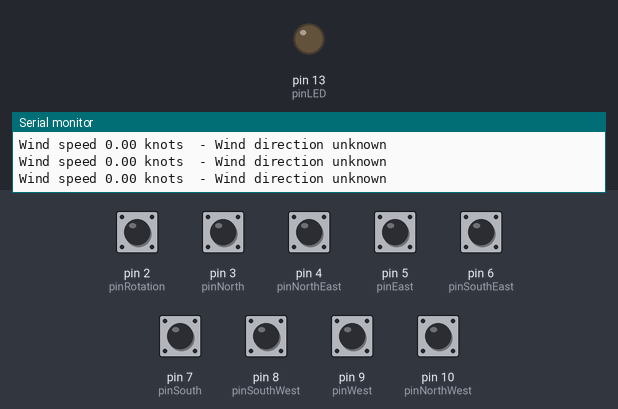
The sketch below on a simulated Arduino Uno, built with avr-gcc and run on an emulated ATmega328P. Shown: output pins drawn as LEDs (lit = HIGH), the last lines printed to the serial monitor. The test bench sets the inputs (shaded band); at power-on: pin 2 (pinRotation), pin 3 (pinNorth), pin 4 (pinNorthEast), pin 5 (pinEast), pin 6 (pinSouthEast), pin 7 (pinSouth), pin 8 (pinSouthWest), pin 9 (pinWest), pin 10 (pinNorthWest) HIGH.

Above: at 1.2 s.
1.3 s: pin 2 (pinRotation) pulled LOW for 1 s
At 2.1 s:
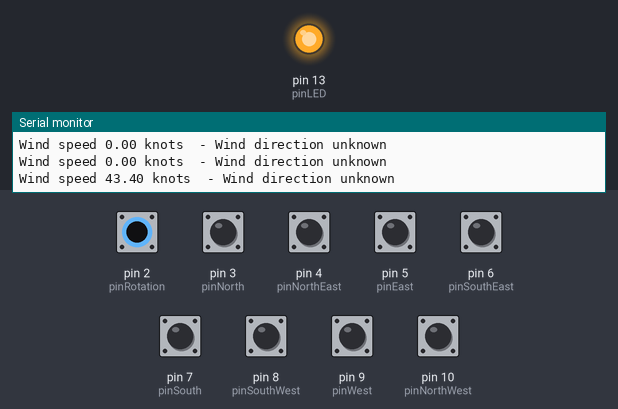
3.8 s: pin 3 (pinNorth) pulled LOW for 0.15 s
5.6 s: pin 4 (pinNorthEast) pulled LOW for 0.15 s
7.5 s: pin 5 (pinEast) pulled LOW for 0.15 s
9.5 s: pin 6 (pinSouthEast) pulled LOW for 0.15 s
11.5 s: pin 7 (pinSouth) pulled LOW for 0.15 s
Timing chart, 0 to 14.5 s (numbered marks = the images above; inputs shaded):
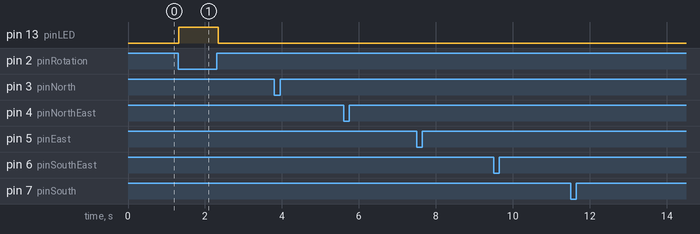

The sketch:

uber_anamometer.ino
```cpp
//arlo emerson, 2016 for msft edu workshop
//very important: use the internal pullup for all the digital pins as we are
//running voltage through all the reed switch circuits


const int pinRotation = 2;
const int pinNorth = 3;
const int pinNorthEast = 4;
const int pinEast = 5;
const int pinSouthEast = 6;
const int pinSouth = 7;
const int pinSouthWest = 8;
const int pinWest = 9;
const int pinNorthWest = 10;
const int pinLED = 13;
const String GROUP_ID = "youtellme";
//const String DEVICE_ID = "98:76:b6:00:a7:eb";
const String DEFAULT_WIND_DIRECTION = "unknown";
String mWindDirection = DEFAULT_WIND_DIRECTION;
float mWindSpeed = 0;
unsigned long mLastMillis = 0;
int mWindSpeedCounter = 0;

void setup()
{
  Serial.begin(9600);
  pinMode(pinLED, OUTPUT);
  pinMode(pinRotation, INPUT_PULLUP);
  pinMode(pinNorth, INPUT_PULLUP);
  pinMode(pinNorthEast, INPUT_PULLUP);
  pinMode(pinEast, INPUT_PULLUP);
  pinMode(pinSouthEast, INPUT_PULLUP);
  pinMode(pinSouth, INPUT_PULLUP);
  pinMode(pinSouthWest, INPUT_PULLUP);
  pinMode(pinWest, INPUT_PULLUP);
  pinMode(pinNorthWest, INPUT_PULLUP);
}

void loop()
{
  //get a reading from the paper cups
  int rotationSensor = digitalRead(pinRotation);
  //Serial.println(rotationSensor);

  int tmpMillis = millis();
  int tmpVal = tmpMillis - mLastMillis;
  if (tmpVal >= 1000) //one-second timer
  {
    mWindSpeed = mWindSpeedCounter * 3.1; //just whatever until later
    mWindSpeedCounter = 0;
    mLastMillis = tmpMillis;
  }

  switch(rotationSensor)
  {
    case 0:
      digitalWrite(pinLED, HIGH);
      mWindSpeedCounter++;
      break;
    case 1:
      digitalWrite(pinLED, LOW);
      break;
    default:
      break;
  }

  //get a reading from the windvane
  (digitalRead(pinNorth) == 0) ? mWindDirection = "North" : DEFAULT_WIND_DIRECTION;
  (digitalRead(pinNorthEast) == 0) ? mWindDirection = "NorthEast" : DEFAULT_WIND_DIRECTION;
  (digitalRead(pinEast) == 0) ? mWindDirection = "East" : DEFAULT_WIND_DIRECTION;
  (digitalRead(pinSouthEast) == 0) ? mWindDirection = "SouthEast" : DEFAULT_WIND_DIRECTION;
  (digitalRead(pinSouth) == 0) ? mWindDirection = "South" : DEFAULT_WIND_DIRECTION;
  (digitalRead(pinSouthWest) == 0) ? mWindDirection = "SouthWest" : DEFAULT_WIND_DIRECTION;
  (digitalRead(pinWest) == 0) ? mWindDirection = "West" : DEFAULT_WIND_DIRECTION;
  (digitalRead(pinNorthWest) == 0) ? mWindDirection = "NorthWest" : DEFAULT_WIND_DIRECTION;

  //data needs to go out in one chunk formatted as follows:
  //timestamp, groupid, deviceid, v1, v2, ...
  String tmpMessage = String(millis());
  tmpMessage.concat(",");
  tmpMessage.concat(GROUP_ID);
  tmpMessage.concat(",");
 // tmpMessage.concat(DEVICE_ID);
  tmpMessage.concat(",");
  tmpMessage.concat(mWindDirection);
  tmpMessage.concat(",");
  tmpMessage.concat(mWindSpeed);
  //Serial.println( tmpMessage ); //use the big string for EXCEL
  Serial.println( "Wind speed " + String(mWindSpeed) + " knots " + " - Wind direction " + mWindDirection );
  delay(10);
}
```

Measured:
- after the input at 1.3 s, pin 13 (pinLED): LOW → HIGH at once, → LOW 1.0 s later
